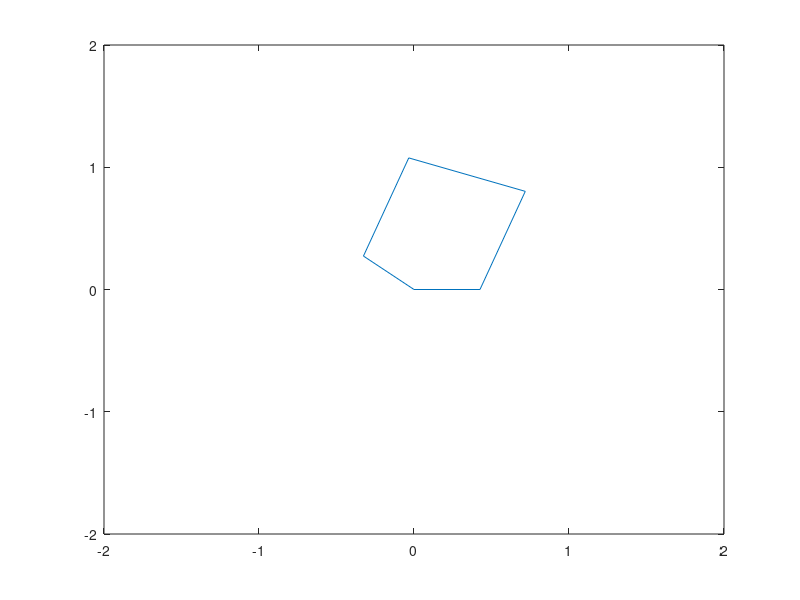

MATLAB code to generate this figure:
% Test Sandbox

R = 0.4; % m
H = 1; % m
D1 = sqrt(R^2+H^2);
constant_angle_1 = atan(H/R); % long diagonal angle
constant_angle_2 = 20*pi/180; 
L = R/cos(constant_angle_2); % length of bottom angled segment

phi=pi/2-20*pi/180; % input into function
phi_degree = phi*180/pi;
rotation_angle = pi/2-phi;

x1 = D1*cos(constant_angle_1-rotation_angle);
y1 = D1*sin(constant_angle_1-rotation_angle);
x2 = L*cos(constant_angle_2-rotation_angle);
y2 = L*sin(constant_angle_2-rotation_angle);
x3 = 0; y3 = 0;
x4 = -L*cos(constant_angle_2+rotation_angle);
y4 = L*sin(constant_angle_2+rotation_angle);
x5 = -D1*cos(constant_angle_1+rotation_angle);
y5 = D1*sin(constant_angle_1+rotation_angle);

x_pos = [x1 x2 x3 x4 x5 x1];
y_pos = [y1 y2 y3 y4 y5 y1];

plot(x_pos,y_pos)
axis([-2 2 -2 2]);